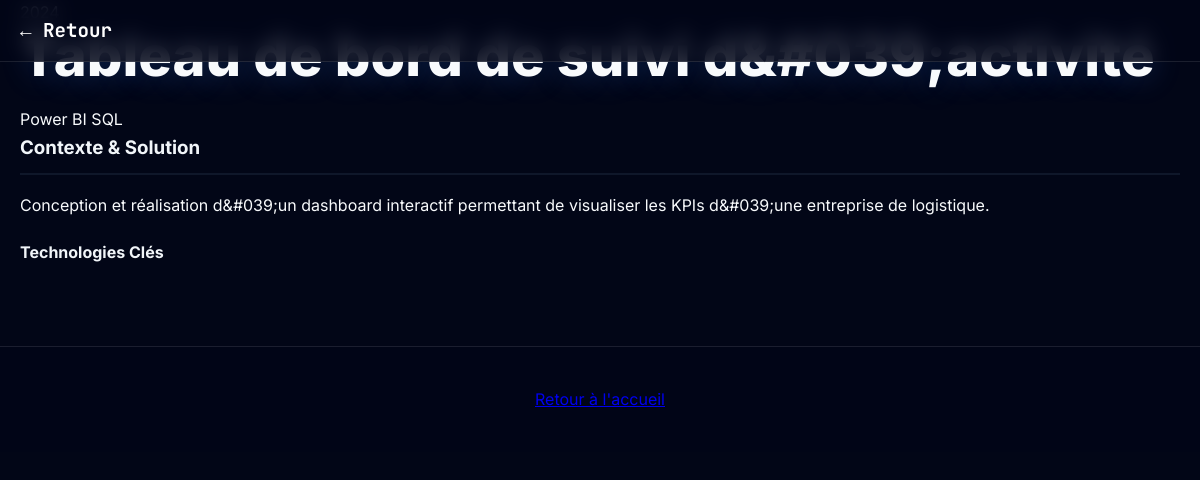
/projets_details.php?id=5, run on the app's committed database.
### tables this page shows
CREATE TABLE `projet` (
  `id_projet` int(11) NOT NULL,
  `id_utilisateur` int(11) NOT NULL,
  `titre` varchar(100) NOT NULL,
  `description` text DEFAULT NULL,
  `date_debut` date DEFAULT NULL,
  `date_fin` date DEFAULT NULL,
  `technologie_utilisee` text DEFAULT NULL,
  `lien_code` varchar(255) DEFAULT NULL,
  `lien_demo` varchar(255) DEFAULT NULL,
  `image` varchar(255) DEFAULT NULL,
  `img` varchar(255) DEFAULT NULL,
  `document` varchar(255) DEFAULT NULL,
  `categorie_projet` varchar(50) DEFAULT 'Data Science',
  `contexte` varchar(100) DEFAULT 'Projet Universitaire (IUT)'
);

### config.php (called while the page is built, shortened)
<?php
$host = "localhost";
$dbname = "portfolio";
$username = "root";
$password = "";
try {
    $conn = new PDO("mysql:host=$host;dbname=$dbname;charset=utf8", $username, $password);
    $conn->setAttribute(PDO::ATTR_ERRMODE, PDO::ERRMODE_EXCEPTION);
    $conn->setAttribute(PDO::ATTR_DEFAULT_FETCH_MODE, PDO::FETCH_ASSOC);
} catch(PDOException $e) {
    die("Erreur de connexion : " . $e->getMessage());
}
function executeQuery($sql, $params = []) {
    global $conn;
    try {
        $stmt = $conn->prepare($sql);
        $stmt->execute($params);
        return $stmt;
    } catch (PDOException $e) {
        die("Erreur SQL : " . $e->getMessage());
    }
}
function fetchOne($stmt) {
    return $stmt->fetch();
}
?>

### projets_details.php (the view, shortened to what this page needs)
<?php
require_once 'config.php';
$id_projet = intval($_GET['id']);
$query = "SELECT * FROM projet WHERE id_projet = ? AND id_utilisateur = 1";
$stmt = executeQuery($query, array($id_projet));
$projet = fetchOne($stmt);
?>
<!DOCTYPE html>
<html lang="fr">
<head>
    <link rel="stylesheet" href="style.css">
    <link rel="stylesheet" href="public_style.css">
    <link rel="stylesheet" href="https://cdnjs.cloudflare.com/ajax/libs/font-awesome/6.0.0/css/all.min.css">
</head>
<body>
    <nav class="public-nav">
        <div class="nav-content">
            <div class="logo"><a href="index.php" style="color:white; text-decoration:none;">&larr; Retour</a></div>
        </div>
    </nav>
    <header class="project-header-hero" <?php echo !empty($projet['image']) ? 'style="background-image: linear-gradient(rgba(15, 23, 42, 0.9), rgba(15, 23, 42, 0.95)), url(\'' . htmlspecialchars($projet['image']) . '\'); background-size: cover; background-position: center;"' : ''; ?>>
        <div class="container">
            <div class="project-meta-top">
                <span class="project-year"><?php echo date('Y', strtotime($projet['date_debut'])); ?></span>
            </div>
            <h1><?php echo htmlspecialchars($projet['titre']); ?></h1>
            <div class="tech-tags-hero">
                <?php
                $techs = explode(',', $projet['technologie_utilisee']);
                foreach($techs as $tech):
                    if(trim($tech)): ?>
                    <span class="tech-tag"><?php echo trim(htmlspecialchars($tech)); ?></span>
                <?php endif; endforeach; ?>
            </div>
        </div>
    </header>
    <div class="container section-padding">
        <div class="project-grid-layout">
            <div class="project-main-desc">
                <h3>Contexte & Solution</h3>
                <div class="long-description">
                    <?php echo nl2br(htmlspecialchars($projet['description'])); ?>
                </div>
            </div>
            <div class="project-sidebar-details">
                <div class="detail-box">
                    <h4>Technologies Clés</h4>
                </div>
            </div>
        </div>
    </div>
    <footer class="main-footer">
        <a href="index.php" class="back-link">Retour à l'accueil</a>
    </footer>
</body>
</html>

### style.css (style rules this page uses)
:root { --primary-color: #3b82f6; --nav-bg: #1e293b; --body-bg: #0f172a; --text-color: #f1f5f9; --border-color: #334155; --card-bg: #1e293b; }
.nav-link, h3, h4, label, .project-dates, .timeline-date { color: var(--text-color) !important; }
body { font-family: 'Segoe UI', Tahoma, Geneva, Verdana, sans-serif; margin: 0; background-color: var(--body-bg); color: var(--text-color); }
h3 { border-bottom: 2px solid var(--body-bg); padding-bottom: 10px; margin-top: 0; }
::placeholder { color: #94a3b8; opacity: 0.7; }

### public_style.css (style rules this page uses)
:root { --bg-color: #020617; --glass-bg: rgba(30, 41, 59, 0.6); --glass-border: rgba(255, 255, 255, 0.1); --text-primary: #f8fafc; --text-secondary: #94a3b8; --accent: #3b82f6; --accent-glow: rgba(59, 130, 246, 0.5); --font-main: 'Inter', sans-serif; --font-code: 'JetBrains Mono', monospace; }
html { scroll-behavior: smooth; }
body { background-color: var(--bg-color); color: var(--text-primary); font-family: var(--font-main); margin: 0; line-height: 1.6; overflow-x: hidden; }
.public-nav { position: fixed; top: 0; width: 100%; z-index: 1000; background: rgba(2, 6, 23, 0.8); backdrop-filter: blur(10px); border-bottom: 1px solid var(--glass-border); padding: 15px 0; }
.nav-content { max-width: 1200px; margin: 0 auto; display: flex; justify-content: space-between; align-items: center; padding: 0 20px; }
.logo { font-family: var(--font-code); font-weight: bold; color: var(--accent); font-size: 1.2rem; }
h1 { font-size: 3.5rem; line-height: 1.1; margin: 0 0 20px; font-weight: 800; text-shadow: 0 0 30px rgba(59, 130, 246, 0.3); }
.container { max-width: 1200px; margin: 0 auto; padding: 0 20px; }
.main-footer { padding: 40px 0; text-align: center; border-top: 1px solid var(--glass-border); color: var(--text-secondary); margin-top: 80px; position: relative; z-index: 1; background: rgba(2, 6, 23, 0.8); }

### data on the page
projet: titre "Tableau de bord de suivi d&#039;activité", technologie_utilisee "Power BI", technologie_utilisee "SQL", description "Conception et réalisation d&#039;un dashboard interactif permettant de visualiser les KPIs d&#039;une entreprise de logistique."
